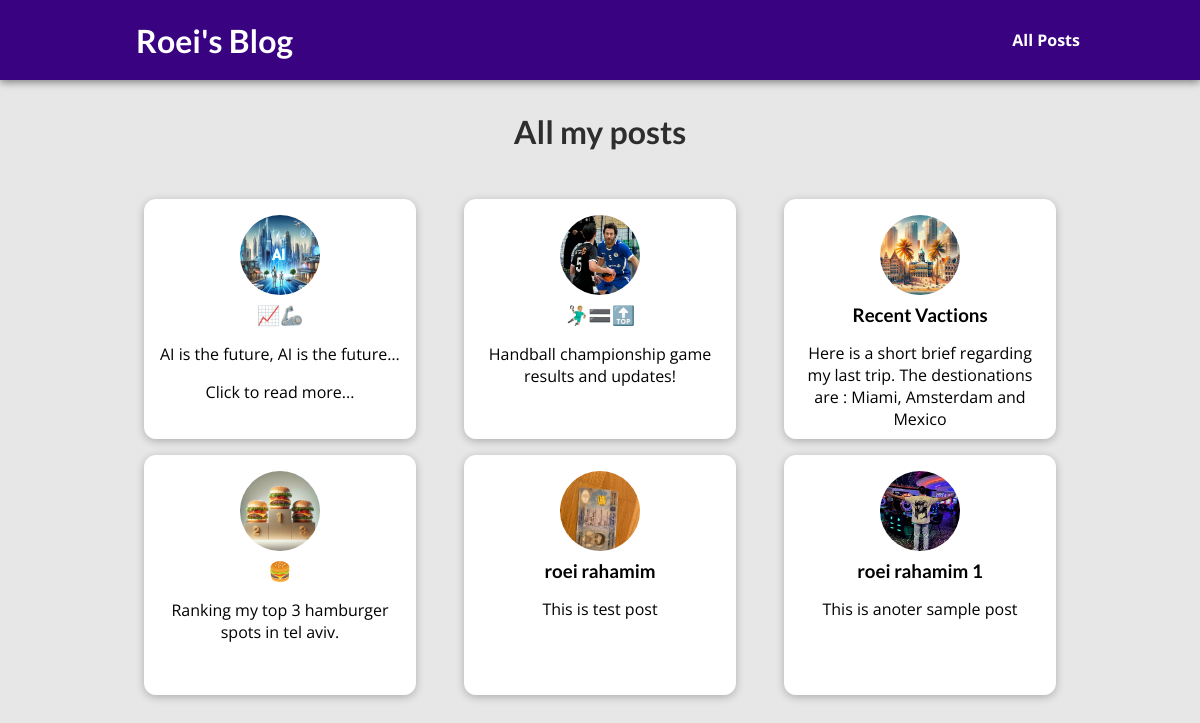
The page /posts on the database its author committed.
### blog/models.py (models this page shows, shortened)
class Post(models.Model):
    title = models.CharField(max_length=150)
    excerpt = models.CharField(max_length=255)
    image = models.ImageField(upload_to="blog/images")
    date = models.DateField(auto_now=True)
    slug = models.SlugField(
        unique=True,
        blank=True,
    )
    content = models.TextField(validators=[MinLengthValidator(10)])
    author = models.ForeignKey(
        Author, null=True, on_delete=models.SET_NULL, related_name="posts"
    )
    tags = models.ManyToManyField(Tag)

### blog/views.py (the view)
# urls.py: path("posts", views.ListPostsView.as_view(), name="all-posts"),
class ListPostsView(ListView):
    template_name = "blog/all-posts.html"
    model = Post
    context_object_name = "posts"
    ordering = ["-date"]

### blog/templates/blog/all-posts.html (shortened to what this page needs)
{% extends "blog/base.html" %} {% load static %}
{% block css_file %}
<link rel="stylesheet" href="{% static "blog/all-posts.css" %}">
{% endblock css_file %}
{% block body %}
{% include "./includes/header.html" %}
<section id="all-posts">
    <h2> All my posts </h2>
    <ul>
        {% for post_dict in posts %}
        {% include "blog/includes/post.html" with post_data=post_dict %}
        {% endfor %}
    </ul>
</section>
{% endblock body %}</section>

### blog/templates/blog/includes/post.html (shortened to what this page needs)
{% load static %}
<head>
  <link rel="stylesheet" href="{% static "blog/post.css" %}">
</head>
<li>
  <article class="post">
    <a id="post-anchor" href="{% url "post-data" post_data.slug %}">
        <section class="content_section">
            <img src="{{post_data.image.url}}" />
            <div class="post__content">
                <h3>{{post_data.title}}</h3>
                <div class="short__paragraph">
                <p id="excerpt_paragraph">{{post_data.excerpt}}</p>
                <p id="read-more"></p>
                </div>
            </div>
        </section>
    </a>
  </article>
</li>

### staticfiles/app.css (style rules this page uses)
* { box-sizing: border-box; }
html { font-family: "Open Sans", "Lato", sans-serif; }
body { margin: 0; }
h1, h2, h3 { font-family: "Lato", sans-serif; font-weight: bold; }

### staticfiles/blog/all-posts.css (style rules this page uses)
body { background-color: #e7e7e7; }
#all-posts { margin: 7rem auto; width: 90%; max-width: 60rem; }
#all-posts h2 { text-align: center; font-size: 2rem; color: #2e2e2e; margin: 3rem 0; }
ul { list-style: none; margin: 0; padding: 0; display: grid; grid-template-columns: repeat(auto-fill, minmax(20rem, 1fr)); gap: 1rem 0; }
.post img { width: 7rem; height: 7rem; }
.post a { height: 22rem; transform-origin: center; box-shadow: 0 2px 8px rgba(0, 0, 0, 0.25); border-radius: 12px; background-color: white; }

### staticfiles/blog/post.css (style rules this page uses)
.post { display: flex; flex-direction: column; align-items: center; text-align: center; }
.post a { text-decoration: none; color: black; transition: all 0.2s ease; padding: 1rem; width: 17em; height: 15em; }
.overflow { overflow: hidden; text-overflow: ellipsis; white-space: nowrap; }
.post img { width: 5rem; height: 5rem; object-fit: cover; border-radius: 50%; }
.post h3 { margin: 0.25rem 0; }

### rows shown on the page
Post: image (picture), title "📈🦾", excerpt "AI is the future, AI is the future…"
Post: image (picture), title "🤾🏼‍♂️🟰🔝", excerpt "Handball championship game results and updates!"
Post: image (picture), title "Recent Vactions", excerpt "Here is a short brief regarding my last trip. The destionations are : Miami, Amsterdam and Mexico"
Post: image (picture), title "🍔", excerpt "Ranking my top 3 hamburger spots in tel aviv."
Post: image (picture), title "roei rahamim", excerpt "This is test post"
Post: image (picture), title "roei rahamim 1", excerpt "This is anoter sample post"
